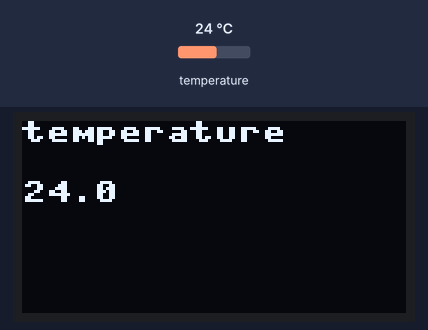
This program was run on a simulated ESP32 board running MicroPython. Parts: 128×64 one-colour display. Inputs (shaded band) come from the test bench; at power-on: temperature 24 °C. What the program prints to the serial console is not drawn.

Above: at 1.2 s.
1.3 s: temperature set to 12 °C
At 3.6 s:
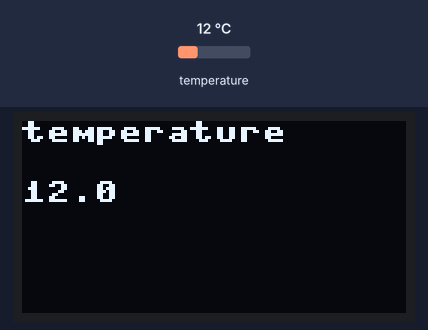
3.9 s: temperature set to 19 °C
6.2 s: temperature set to 28 °C
At 7.8 s:
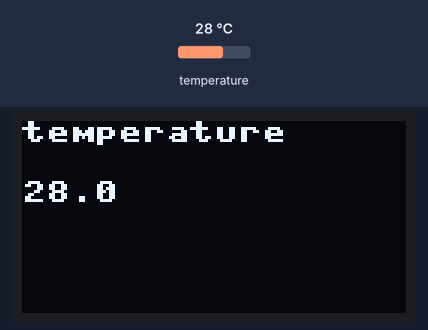
Timing chart, 0 to 9.3 s (numbered marks = the images above; inputs shaded):
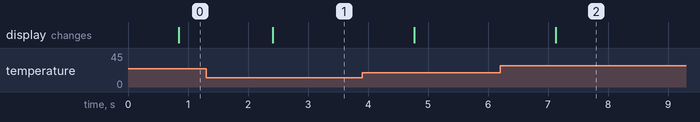

The program:

Q14-oled_temperature.py
```python
"""
ds18s20 onewire
        esp8266   esp32
broche   12(9)     19(9)
"""

from onewire import OneWire
from ds18x20 import DS18X20
from machine import Pin,I2C
from ssd1306 import SSD1306_I2C
from time import sleep_ms
import sys


i2c = I2C(scl=Pin(22), sda=Pin(21))
oled = SSD1306_I2C(128, 64, i2c, 0x3c)
bus = OneWire(Pin(19))
ds = DS18X20(bus)
capteur_temperature = ds.scan()

while True:
    try:
        ds.convert_temp()
        sleep_ms(750)
        temp_celsius = ds.read_temp(capteur_temperature[0])
        print("Température : ",temp_celsius )
        oled.fill(0)
        oled.text("temperature", 0, 0)
        oled.text(str(temp_celsius), 0, 20)
        oled.show()
    except KeyboardInterrupt:
        print('Ctrl-C pressed...exiting')
        sys.exit()
```

Measured:
- after the input at 1.3 s, the display: changes after 1.1 s (image 1)
- after the input at 6.2 s, the display: changes after 0.93 s (image 2)
